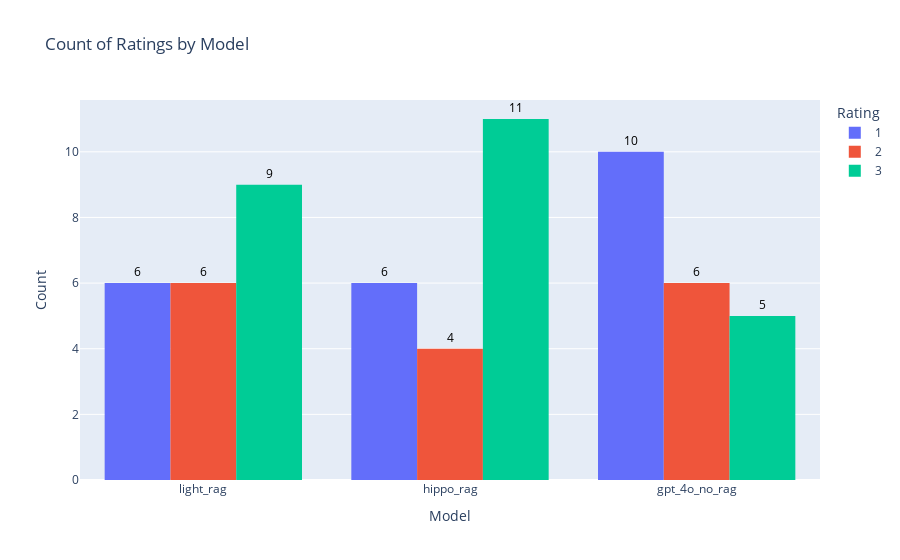

Write notebook code for a chart like this one.
### Code cell
# create a bar graph of the counts of each rating for each model
import plotly.express as px
fig = px.bar(new_df_1, x=new_df_1.index, y=new_df_1.columns, barmode='group', title='Count of Ratings by Model')
fig.update_layout(
    xaxis_title='Model',
    yaxis_title='Count',
    legend_title_text='Rating'
)
fig.update_traces(texttemplate='%{value}', textposition='outside')
fig.update_traces(textfont_size=12)
fig.update_traces(marker=dict(line=dict(width=0)))  # remove the lines around the bars
fig.update_traces(textfont_color='black')  # set the text color to black
fig.update_traces(textposition='outside')  # set the text position to outside
fig.update_traces(textfont=dict(size=12))  # set the text font size
# remove the datatips from the boxplot

### Figure 1 — Plotly figure (JSON) as saved in the notebook; plotly's stock layout.template omitted (floating-point values rounded to 4 significant figures)
{"data": [{"alignmentgroup": "True", "hovertemplate": "rating=1<br>index=%{x}<br>value=%{y}<extra></extra>", "legendgroup": "1", "marker": {"color": "#636efa", "line": {"width": 0}, "pattern": {"shape": ""}}, "name": "1", "offsetgroup": "1", "orientation": "v", "showlegend": true, "textfont": {"color": "black", "size": 12}, "textposition": "outside", "texttemplate": "%{value}", "type": "bar", "x": ["light_rag", "hippo_rag", "gpt_4o_no_rag"], "xaxis": "x", "y": [6, 6, 10], "yaxis": "y"}, {"alignmentgroup": "True", "hovertemplate": "rating=2<br>index=%{x}<br>value=%{y}<extra></extra>", "legendgroup": "2", "marker": {"color": "#EF553B", "line": {"width": 0}, "pattern": {"shape": ""}}, "name": "2", "offsetgroup": "2", "orientation": "v", "showlegend": true, "textfont": {"color": "black", "size": 12}, "textposition": "outside", "texttemplate": "%{value}", "type": "bar", "x": ["light_rag", "hippo_rag", "gpt_4o_no_rag"], "xaxis": "x", "y": [6, 4, 6], "yaxis": "y"}, {"alignmentgroup": "True", "hovertemplate": "rating=3<br>index=%{x}<br>value=%{y}<extra></extra>", "legendgroup": "3", "marker": {"color": "#00cc96", "line": {"width": 0}, "pattern": {"shape": ""}}, "name": "3", "offsetgroup": "3", "orientation": "v", "showlegend": true, "textfont": {"color": "black", "size": 12}, "textposition": "outside", "texttemplate": "%{value}", "type": "bar", "x": ["light_rag", "hippo_rag", "gpt_4o_no_rag"], "xaxis": "x", "y": [9, 11, 5], "yaxis": "y"}], "layout": {"barmode": "group", "legend": {"title": {"text": "Rating"}, "tracegroupgap": 0}, "title": {"text": "Count of Ratings by Model"}, "xaxis": {"anchor": "y", "domain": [0, 1], "title": {"text": "Model"}}, "yaxis": {"anchor": "x", "domain": [0, 1], "title": {"text": "Count"}}}}
